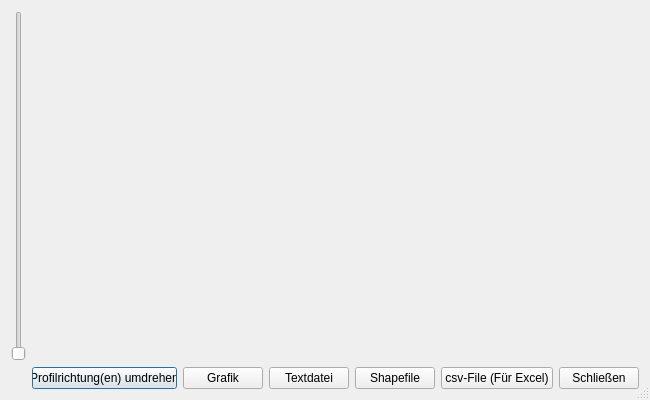
<?xml version="1.0" encoding="UTF-8"?>
<ui version="4.0">
 <class>VoGisProfilePlot</class>
 <widget class="QDialog" name="VoGisProfilePlot">
  <property name="windowModality">
   <enum>Qt::ApplicationModal</enum>
  </property>
  <property name="geometry">
   <rect>
    <x>0</x>
    <y>0</y>
    <width>650</width>
    <height>400</height>
   </rect>
  </property>
  <property name="sizePolicy">
   <sizepolicy hsizetype="Minimum" vsizetype="Preferred">
    <horstretch>0</horstretch>
    <verstretch>0</verstretch>
   </sizepolicy>
  </property>
  <property name="minimumSize">
   <size>
    <width>650</width>
    <height>400</height>
   </size>
  </property>
  <property name="focusPolicy">
   <enum>Qt::NoFocus</enum>
  </property>
  <property name="windowTitle">
   <string>VoGIS-Profiltool</string>
  </property>
  <property name="sizeGripEnabled">
   <bool>true</bool>
  </property>
  <property name="modal">
   <bool>true</bool>
  </property>
  <layout class="QGridLayout" name="gridLayout">
   <item row="0" column="1">
    <widget class="QwtPlot" name="qwtPlot">
     <property name="sizePolicy">
      <sizepolicy hsizetype="Expanding" vsizetype="Expanding">
       <horstretch>0</horstretch>
       <verstretch>0</verstretch>
      </sizepolicy>
     </property>
     <property name="autoFillBackground">
      <bool>false</bool>
     </property>
    </widget>
   </item>
   <item row="1" column="1">
    <layout class="QHBoxLayout" name="horizontalLayout">
     <property name="sizeConstraint">
      <enum>QLayout::SetDefaultConstraint</enum>
     </property>
     <item>
      <widget class="QPushButton" name="IDC_bFlip">
       <property name="text">
        <string>Profilrichtung(en) umdrehen</string>
       </property>
      </widget>
     </item>
     <item>
      <spacer name="horizontalSpacer">
       <property name="orientation">
        <enum>Qt::Horizontal</enum>
       </property>
       <property name="sizeHint" stdset="0">
        <size>
         <width>40</width>
         <height>20</height>
        </size>
       </property>
      </spacer>
     </item>
     <item>
      <widget class="QPushButton" name="IDC_bExportGraphic">
       <property name="text">
        <string>Grafik</string>
       </property>
      </widget>
     </item>
     <item>
      <widget class="QPushButton" name="IDC_bExportTXT">
       <property name="text">
        <string>Textdatei</string>
       </property>
      </widget>
     </item>
     <item>
      <widget class="QPushButton" name="IDC_bExportSHP">
       <property name="sizePolicy">
        <sizepolicy hsizetype="Fixed" vsizetype="Fixed">
         <horstretch>0</horstretch>
         <verstretch>0</verstretch>
        </sizepolicy>
       </property>
       <property name="text">
        <string>Shapefile</string>
       </property>
      </widget>
     </item>
     <item>
      <widget class="QPushButton" name="IDC_bExportXLS">
       <property name="sizePolicy">
        <sizepolicy hsizetype="Fixed" vsizetype="Fixed">
         <horstretch>0</horstretch>
         <verstretch>0</verstretch>
        </sizepolicy>
       </property>
       <property name="text">
        <string>csv-File (Für Excel)</string>
       </property>
      </widget>
     </item>
     <item>
      <widget class="QPushButton" name="IDC_bClose">
       <property name="sizePolicy">
        <sizepolicy hsizetype="Fixed" vsizetype="Fixed">
         <horstretch>0</horstretch>
         <verstretch>0</verstretch>
        </sizepolicy>
       </property>
       <property name="text">
        <string>Schließen</string>
       </property>
      </widget>
     </item>
    </layout>
   </item>
   <item row="0" column="0">
    <widget class="QSlider" name="IDC_sliderZ">
     <property name="orientation">
      <enum>Qt::Vertical</enum>
     </property>
    </widget>
   </item>
  </layout>
 </widget>
 <customwidgets>
  <customwidget>
   <class>QwtPlot</class>
   <extends>QFrame</extends>
   <header>qwt_plot.h</header>
   <container>1</container>
  </customwidget>
 </customwidgets>
 <resources/>
 <connections>
  <connection>
   <sender>IDC_bClose</sender>
   <signal>clicked()</signal>
   <receiver>VoGisProfilePlot</receiver>
   <slot>accept()</slot>
   <hints>
    <hint type="sourcelabel">
     <x>579</x>
     <y>386</y>
    </hint>
    <hint type="destinationlabel">
     <x>582</x>
     <y>399</y>
    </hint>
   </hints>
  </connection>
  <connection>
   <sender>IDC_bExportGraphic</sender>
   <signal>clicked()</signal>
   <receiver>VoGisProfilePlot</receiver>
   <slot>exportGraphic()</slot>
   <hints>
    <hint type="sourcelabel">
     <x>192</x>
     <y>387</y>
    </hint>
    <hint type="destinationlabel">
     <x>271</x>
     <y>399</y>
    </hint>
   </hints>
  </connection>
  <connection>
   <sender>IDC_bExportSHP</sender>
   <signal>clicked()</signal>
   <receiver>VoGisProfilePlot</receiver>
   <slot>exportShp()</slot>
   <hints>
    <hint type="sourcelabel">
     <x>441</x>
     <y>389</y>
    </hint>
    <hint type="destinationlabel">
     <x>445</x>
     <y>399</y>
    </hint>
   </hints>
  </connection>
  <connection>
   <sender>IDC_bExportXLS</sender>
   <signal>clicked()</signal>
   <receiver>VoGisProfilePlot</receiver>
   <slot>exportXls()</slot>
   <hints>
    <hint type="sourcelabel">
     <x>519</x>
     <y>385</y>
    </hint>
    <hint type="destinationlabel">
     <x>520</x>
     <y>399</y>
    </hint>
   </hints>
  </connection>
  <connection>
   <sender>IDC_bFlip</sender>
   <signal>clicked()</signal>
   <receiver>VoGisProfilePlot</receiver>
   <slot>flipProfile()</slot>
   <hints>
    <hint type="sourcelabel">
     <x>99</x>
     <y>380</y>
    </hint>
    <hint type="destinationlabel">
     <x>149</x>
     <y>390</y>
    </hint>
   </hints>
  </connection>
  <connection>
   <sender>IDC_bExportTXT</sender>
   <signal>clicked()</signal>
   <receiver>VoGisProfilePlot</receiver>
   <slot>exportTxt()</slot>
   <hints>
    <hint type="sourcelabel">
     <x>277</x>
     <y>382</y>
    </hint>
    <hint type="destinationlabel">
     <x>273</x>
     <y>455</y>
    </hint>
   </hints>
  </connection>
 </connections>
 <slots>
  <slot>exportGraphic()</slot>
  <slot>exportShp()</slot>
  <slot>exportXls()</slot>
  <slot>flipProfile()</slot>
  <slot>exportTxt()</slot>
 </slots>
</ui>
